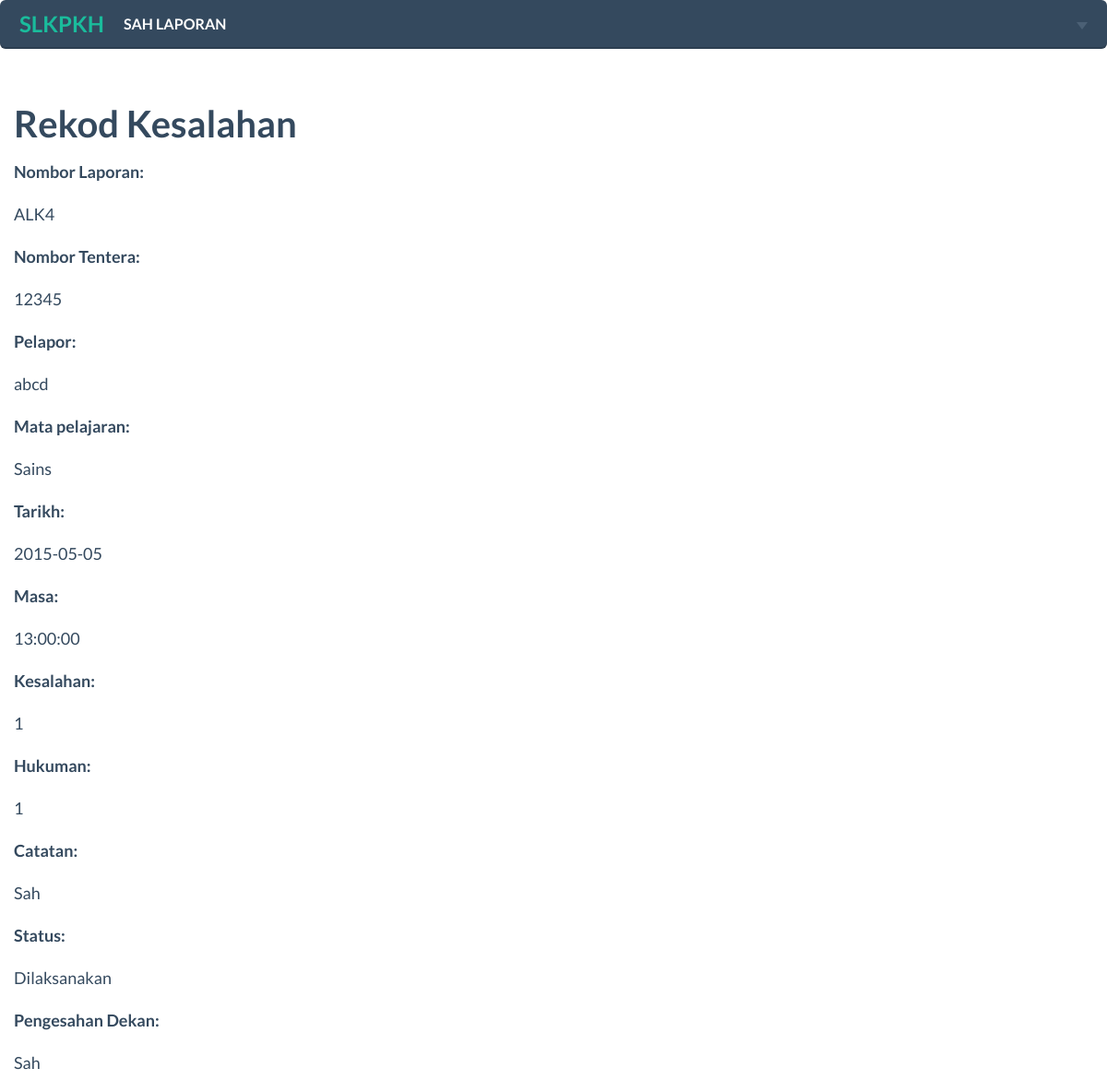
The app's page /panel/dekan/viewreport.php with its own data.
### tables this page shows
CREATE TABLE `laporan` (
  `id_laporan` int(11) NOT NULL AUTO_INCREMENT,
  `kadet` varchar(10) NOT NULL,
  `tarikh` date NOT NULL,
  `masa` time NOT NULL,
  `pelapor` varchar(100) NOT NULL,
  `matapelajaran` varchar(50) NOT NULL,
  `status` varchar(100) NOT NULL,
  `kesalahan` int(11) NOT NULL,
  `hukuman` int(11) NOT NULL,
  `dekansah` varchar(15) NOT NULL DEFAULT 'Dalam semakan',
  `catatan` varchar(200) NOT NULL,
  PRIMARY KEY (`id_laporan`)
);

CREATE TABLE `kesalahan` (
  `id` int(11) NOT NULL AUTO_INCREMENT,
  `nama` varchar(100) NOT NULL,
  PRIMARY KEY (`id`)
);

CREATE TABLE `hukuman` (
  `id` int(11) NOT NULL AUTO_INCREMENT,
  `nama` varchar(50) NOT NULL,
  PRIMARY KEY (`id`)
);

### panel/dekan/viewreport.php (the view, shortened to what this page needs)
<?php
$connection = mysqli_connect(DB_HOST,DB_USERNAME,DB_PASSWORD,DB_NAME);
$View__query="SELECT * FROM laporan l LEFT JOIN hukuman h ON l.hukuman=h.id LEFT JOIN kesalahan k ON l.kesalahan=k.id";
$ViewRS = $connection->query($View__query);
$row = mysqli_fetch_array($ViewRS);
?>
<!DOCTYPE html>
<html>
<head>
    <link href="../../css/vendor/bootstrap.min.css" rel="stylesheet">
    <link href="../../css/flat-ui.min.css" rel="stylesheet">
    <link href="../../css/custom.css" rel="stylesheet">
</head>
<body>
<?php include("check_access.php"); include('navbar-dekan.php'); ?>
  <div class="container">
    <div class="row">
      <h3>Rekod Kesalahan</h3>
    </div>
    <div class="row">
      <p><b>Nombor Laporan:</b></p>
      <p>ALK<?php echo $row[0]; ?> </p>
      <p><b>Nombor Tentera:</b></p>
      <p><?php echo $row[1]; ?> </p>
      <p><b>Pelapor:</b></p>
      <p><?php echo $row[4]; ?> </p>
      <p><b>Mata pelajaran:</b></p>
      <p><?php echo $row[5]; ?> </p>
      <p><b>Tarikh:</b></p>
      <p><?php echo $row[2]; ?> </p>
      <p><b>Masa:</b></p>
      <p><?php echo $row[3]; ?> </p>
      <p><b>Kesalahan:</b></p>
      <p><?php echo $row[13]; ?> </p>
      <p><b>Hukuman:</b></p>
      <p><?php echo $row[11]; ?> </p>
      <p><b>Catatan:</b></p>
      <p><?php echo $row[9]; ?> </p>
      <p><b>Status:</b></p>
      <p><?php echo $row[6]; ?> </p>
       <p><b>Pengesahan Dekan:</b></p>
      <p><?php echo $row[9]; ?> </p>
    </div>
  </div>
</body>
</html>

### records on screen
laporan: id_laporan "4", kadet "12345", pelapor "abcd", matapelajaran "Sains", tarikh "2015-05-05", masa "13:00:00", kesalahan.id "1", hukuman.id "1", dekansah "Sah", status "Dilaksanakan"
